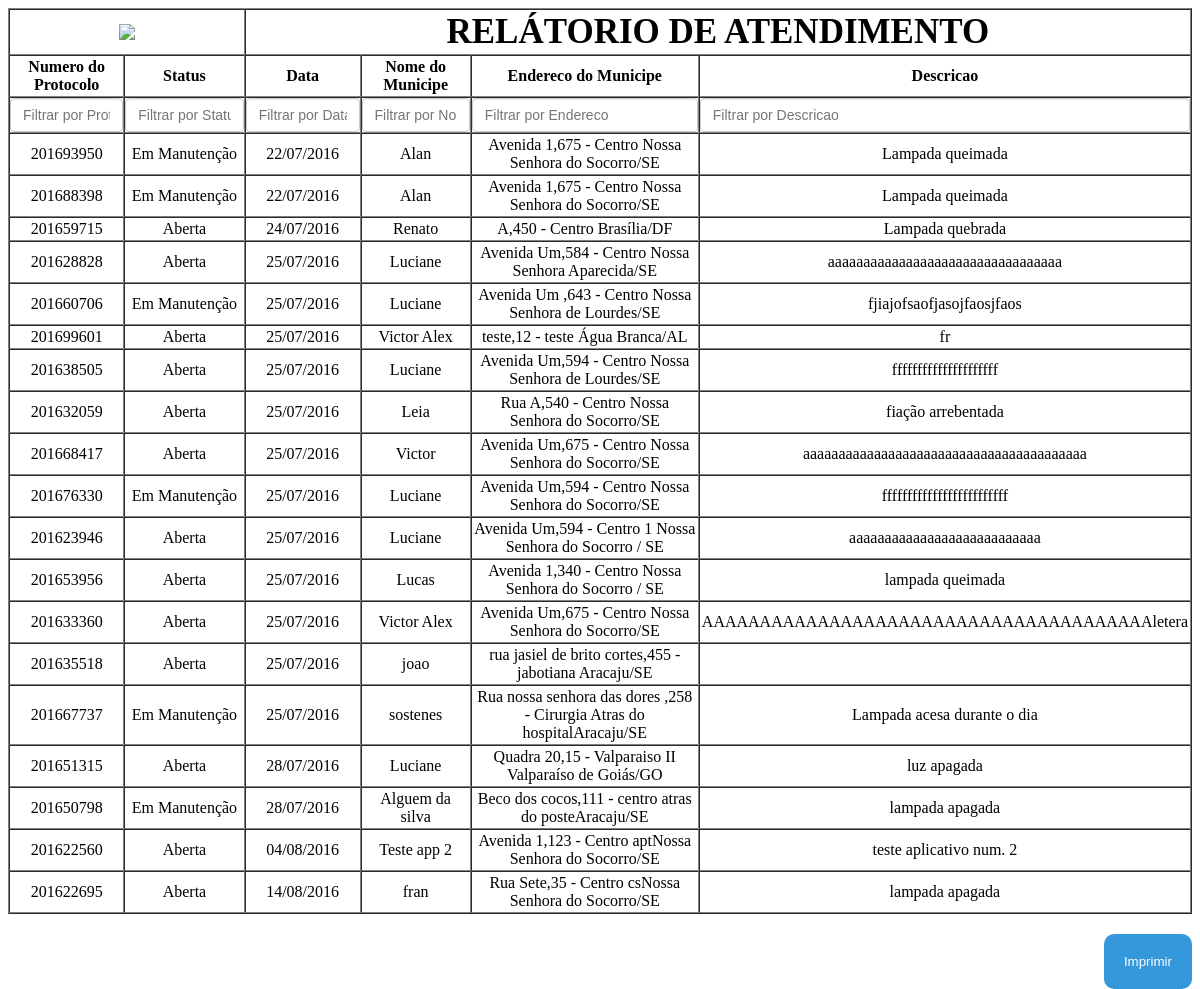
Page /relatorioOcorrencia.php on the committed database.
### tables this page shows
CREATE TABLE IF NOT EXISTS `ocorrencia` (
  `id` int(11) NOT NULL,
  `numeroProtocolo` int(11) NOT NULL,
  `status` varchar(255) NOT NULL,
  `data` varchar(255) NOT NULL,
  `prazo` varchar(255) NOT NULL,
  `nomeMunicipe` varchar(255) NOT NULL,
  `enderecoMunicipe` varchar(255) NOT NULL,
  `descricao` varchar(255) NOT NULL,
  `cpf` varchar(255) NOT NULL,
  `email` varchar(255) DEFAULT NULL
);

### classes/dtibd-class.php (called while the page is built, shortened)
<?php
class DTIDb {
    private $host = "localhost";
	private $dbname = "dewol059_sip";
	private $username = "dewol059_sip";
	private $password = "iwd5QplD?$(9";
    private $active_connection;
    function __construct($host, $dbname, $username, $password){
        $this->host = $host;
        $this->dbname = $dbname;
        $this->username = $username;
        $this->password = $password;
    }
    private function conectar(){
        try{
            $this->active_connection = new PDO("mysql:host=".$this->host.";dbname=".$this->dbname, $this->username, $this->password);
            $this->active_connection->setAttribute(PDO::ATTR_EMULATE_PREPARES, false);
        }catch(PDOException $e){
            echo "Falha: " . $e->getMessage() . "\n";
            die();
        }
    }
    private function fecharConexao(){
        $this->active_connection = null;
    }
    public function executarQuery($type, $sql, $params = false){
        $query_resource = $this->active_connection->prepare($sql);
        if($query_resource){
            if($params){
                $query_execute_return = $query_resource->execute($params);
            }else{
                $query_execute_return = $query_resource->execute();
            }
            switch($type){
                case "select":
                    $return_data = $query_resource->fetchAll();
                    break;
            }
            return $return_data;
        }else{
            $this->fecharConexao();
            return false;
        }
    }
}
?>

### relatorioOcorrencia.php (the view, shortened to what this page needs)
<?php
$dtibd = new DTIDb("localhost", "viare024_sip", "viare024_sip", "iwd5QplD?$(9");
$resultado = $dtibd -> executarQuery("select","SELECT * FROM ocorrencia");
?>
<table width="100%" border="1" cellpadding="2" cellspacing="0" id="tabela">
		<tr>
			<th colspan="2"><img src="http://www.viaretaluz.com.br/images/logo.png"/></th>
			<th colspan="5" style="font-size: 35px;text-transform: uppercase;font-weight: bold;">Relátorio de Atendimento</th></tr>
		<tr>
			<th>Numero do Protocolo</th>
			<th>Status</th>
			<th>Data</th>
			<th>Nome do Municipe</th>
			<th>Endereco do Municipe</th>
			<th>Descricao</th>
		</tr>
		<tr id="filtro">
			<th style="background: #fff;color: #000;padding: 0px !important; "><input type="text" class="form-control login-field" id="txtColuna1" placeholder="Filtrar por Protocolo"/></th>
			<th style="background: #fff;color: #000;padding: 0px !important; "><input type="text" class="form-control login-field" id="txtColuna2" placeholder="Filtrar por Status"/></th>
			<th style="background: #fff;color: #000;padding: 0px !important; "><input type="text" class="form-control login-field" id="txtColuna3" placeholder="Filtrar por Data"/></th>
			<th style="background: #fff;color: #000;padding: 0px !important; "><input type="text" class="form-control login-field" id="txtColuna4" placeholder="Filtrar por Nome"/></th>
			<th style="background: #fff;color: #000;padding: 0px !important; "><input type="text" class="form-control login-field" id="txtColuna5" placeholder="Filtrar por Endereco"/></th>
			<th style="background: #fff;color: #000;padding: 0px !important; "><input type="text" class="form-control login-field" id="txtColuna6" placeholder="Filtrar por Descricao"/></th>
		</tr>
<?php
foreach ($resultado as $key) {
?>
		<tr style="text-align: center">
			<td><?php echo $key['numeroProtocolo']; ?></td>
			<td><?php echo $key['status']; ?></td>
			<td><?php echo $key['data']; ?></td>
			<td><?php echo $key['nomeMunicipe']; ?></td>
			<td><?php echo $key['enderecoMunicipe']; ?></td>
			<td><?php echo $key['descricao']; ?></td>
		</tr>
<?php
}
?>
</table>
<button onclick="myFunction()" id="botao" >Imprimir</button>

### relatorioOcorrencia.php (style rules this page uses)
input { display: block; width: 100%; height: 34px; padding: 6px 12px; font-size: 14px; line-height: 1.42857143; color: #555; background-color: #fff; background-image: none; border: 1px solid #ccc; border-radius: 4px; -webkit-box-shadow: inset 0 1px 1px rgba(0, 0, 0, .075); box-shadow: inset 0 1px 1px rgba(0, 0, 0, .075); -webkit-transition: border-color ease-in-out .15s, -webkit-box-shadow ease-in-out .15s; -o-transition: border-color ease-in-out .15s, box-shadow ease-in-out .15s; transition: border-color ease-in-out .15s, box-shadow ease-in-out .15s; }
button { margin-top: 20px; float: right; background-color: #3498db; color: #fff; border: none; border-radius: 10px; padding: 20px; }

### rows in the picture
ocorrencia: numeroProtocolo "201693950", status "Em Manutenção", data "22/07/2016", nomeMunicipe "Alan", enderecoMunicipe "Avenida 1,675 - Centro Nossa Senhora do Socorro/SE", descricao "Lampada queimada"
ocorrencia: numeroProtocolo "201688398", status "Em Manutenção", data "22/07/2016", nomeMunicipe "Alan", enderecoMunicipe "Avenida 1,675 - Centro Nossa Senhora do Socorro/SE", descricao "Lampada queimada"
ocorrencia: numeroProtocolo "201659715", status "Aberta", data "24/07/2016", nomeMunicipe "Renato", enderecoMunicipe "A,450 - Centro Brasília/DF", descricao "Lampada quebrada"
ocorrencia: numeroProtocolo "201628828", status "Aberta", data "25/07/2016", nomeMunicipe "Luciane", enderecoMunicipe "Avenida Um,584 - Centro Nossa Senhora Aparecida/SE", descricao "aaaaaaaaaaaaaaaaaaaaaaaaaaaaaaaaa"
ocorrencia: numeroProtocolo "201660706", status "Em Manutenção", data "25/07/2016", nomeMunicipe "Luciane", enderecoMunicipe "Avenida Um ,643 - Centro Nossa Senhora de Lourdes/SE", descricao "fjiajofsaofjasojfaosjfaos"
ocorrencia: numeroProtocolo "201699601", status "Aberta", data "25/07/2016", nomeMunicipe "Victor Alex", enderecoMunicipe "teste,12 - teste Água Branca/AL", descricao "fr"
ocorrencia: numeroProtocolo "201638505", status "Aberta", data "25/07/2016", nomeMunicipe "Luciane", enderecoMunicipe "Avenida Um,594 - Centro Nossa Senhora de Lourdes/SE", descricao "fffffffffffffffffffff"
ocorrencia: numeroProtocolo "201632059", status "Aberta", data "25/07/2016", nomeMunicipe "Leia", enderecoMunicipe "Rua A,540 - Centro Nossa Senhora do Socorro/SE", descricao "fiação arrebentada"
ocorrencia: numeroProtocolo "201668417", status "Aberta", data "25/07/2016", nomeMunicipe "Victor", enderecoMunicipe "Avenida Um,675 - Centro Nossa Senhora do Socorro/SE", descricao "aaaaaaaaaaaaaaaaaaaaaaaaaaaaaaaaaaaaaaaa"
ocorrencia: numeroProtocolo "201676330", status "Em Manutenção", data "25/07/2016", nomeMunicipe "Luciane", enderecoMunicipe "Avenida Um,594 - Centro Nossa Senhora do Socorro/SE", descricao "fffffffffffffffffffffffff"
ocorrencia: numeroProtocolo "201623946", status "Aberta", data "25/07/2016", nomeMunicipe "Luciane", enderecoMunicipe "Avenida Um,594 - Centro 1 Nossa Senhora do Socorro / SE", descricao "aaaaaaaaaaaaaaaaaaaaaaaaaaa"
ocorrencia: numeroProtocolo "201653956", status "Aberta", data "25/07/2016", nomeMunicipe "Lucas", enderecoMunicipe "Avenida 1,340 - Centro Nossa Senhora do Socorro / SE", descricao "lampada queimada"
ocorrencia: numeroProtocolo "201633360", status "Aberta", data "25/07/2016", nomeMunicipe "Victor Alex", enderecoMunicipe "Avenida Um,675 - Centro Nossa Senhora do Socorro/SE", descricao "AAAAAAAAAAAAAAAAAAAAAAAAAAAAAAAAAAAAAAAletera"
ocorrencia: numeroProtocolo "201635518", status "Aberta", data "25/07/2016", nomeMunicipe "joao", enderecoMunicipe "rua jasiel de brito cortes,455 - jabotiana Aracaju/SE"
ocorrencia: numeroProtocolo "201667737", status "Em Manutenção", data "25/07/2016", nomeMunicipe "sostenes", enderecoMunicipe "Rua nossa senhora das dores ,258 - Cirurgia Atras do hospitalAracaju/SE", descricao "Lampada acesa durante o dia"
ocorrencia: numeroProtocolo "201651315", status "Aberta", data "28/07/2016", nomeMunicipe "Luciane", enderecoMunicipe "Quadra 20,15 - Valparaiso II Valparaíso de Goiás/GO", descricao "luz apagada"
ocorrencia: numeroProtocolo "201650798", status "Em Manutenção", data "28/07/2016", nomeMunicipe "Alguem da silva", enderecoMunicipe "Beco dos cocos,111 - centro atras do posteAracaju/SE", descricao "lampada apagada"
ocorrencia: numeroProtocolo "201622560", status "Aberta", data "04/08/2016", nomeMunicipe "Teste app 2", enderecoMunicipe "Avenida 1,123 - Centro aptNossa Senhora do Socorro/SE", descricao "teste aplicativo num. 2"
ocorrencia: numeroProtocolo "201622695", status "Aberta", data "14/08/2016", nomeMunicipe "fran", enderecoMunicipe "Rua Sete,35 - Centro csNossa Senhora do Socorro/SE", descricao "lampada apagada"
